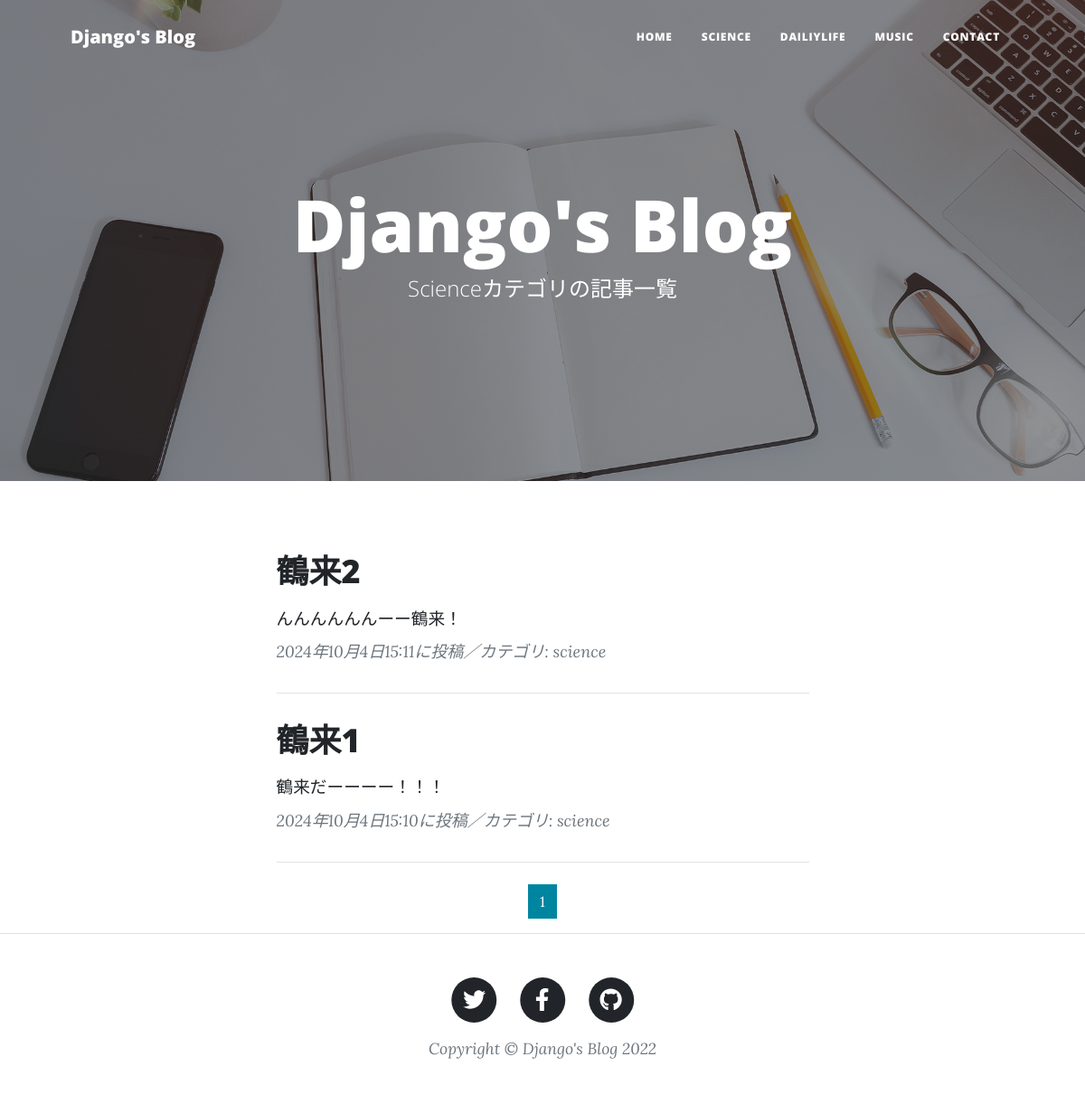
/science-list/, run on the app's committed database.
### blogapp/models.py (models this page shows, shortened)
class BlogPost(models.Model):
    CATEGORY = (('science','科学のこと'),
                ('dailylife','日常のこと'),
                ('music','音楽のこと'))
    title = models.CharField(
        verbose_name='タイトル',
        max_length=200
    )
    content = models.TextField(
        verbose_name='本文'
    )
    posted_at = models.DateTimeField(
        verbose_name='投稿日時',
        auto_now_add=True
    )
    category = models.CharField(
        verbose_name='カテゴリ',
        max_length=50,
        choices=CATEGORY
    )

### blogapp/views.py (the view)
class ScienceView(ListView):
    template_name ='science_list.html'
    model = BlogPost
    context_object_name = 'science_records'
    queryset = BlogPost.objects.filter(
        category='science').order_by('-posted_at')
    paginate_by = 2

### blogapp/templates/science_list.html (shortened to what this page needs)
{% extends 'base.html' %}
{% load static %}
{% block header %}
<header class="masthead" style="background-image: url({% static 'assets/img/home-bg.jpg' %})">
    <div class="container position-relative px-4 px-lg-5">
       <div class="row gx-4 gx-lg-5 justify-content-center">
          <div class="col-md-10 col-lg-8 col-xl-7">
             <div class="site-heading">
                    <h1>Django's Blog</h1>
                    <span class="subheading">
                        Scienceカテゴリの記事一覧</span>
                </div>
            </div>
        </div>
    </div>
</header>
{% endblock %}
         {% block contents %}
        <div class="container px-4 px-lg-5">
            <div class="row gx-4 gx-lg-5 justify-content-center">
                <div class="col-md-10 col-lg-8 col-xl-7">
                    {% for record in science_records %}
                    <div class="post-preview">
                        <a href="{% url 'blogapp:blog_detail' record.pk %}">
                            <h2 class="post-title">
                                {{record.title}}</h2>
                            <h3 class="post-subtitle">
                                <span style="font-size : 14pt">
                                    {{record.content|truncatechars:50}}
                                </span>
                            </h3>
                        </a>
                        <p class="post-meta">
                            {{record.posted_at}}に投稿／カテゴリ:
                            {{record.category}}</p>
                    </div>
                    <hr class="my-4" />
                    {% endfor %}
                    {% include 'pagination.html' %}
                    </div>
                </div>
            </div>
        {% endblock %}

### data on the page
BlogPost: title "鶴来2", content "んんんんんんーー鶴来！", posted_at "2024年10月4日15:11", category "science"
BlogPost: title "鶴来1", content "鶴来だーーーー！！！", posted_at "2024年10月4日15:10", category "science"

### other printed values
{{ num }} "1"
